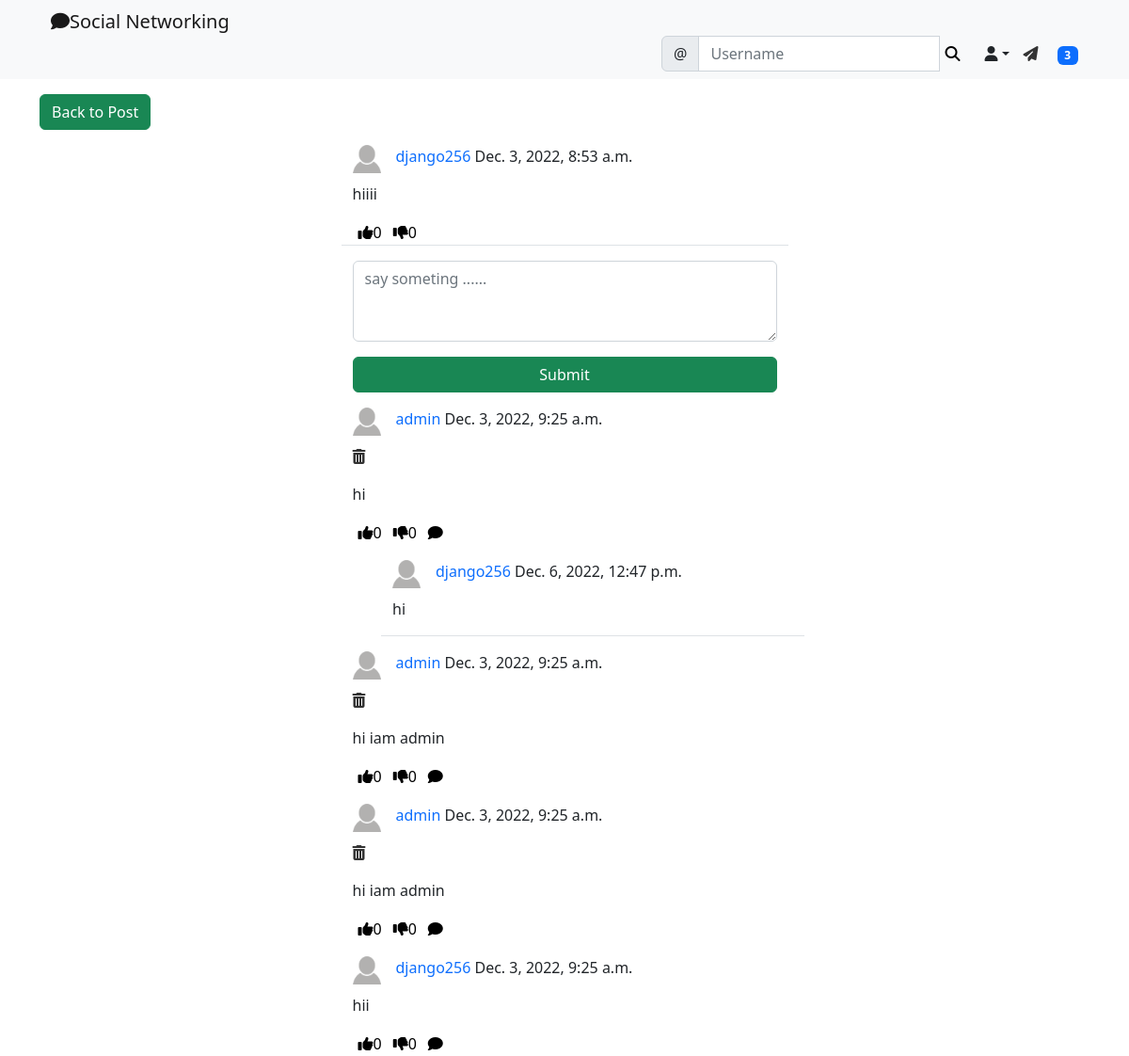
The page /social/post/4 (signed in) on the database its author committed.
### social_appe/models.py (models this page shows)
class Post(models.Model):
    body=models.TextField()
    image=models.ImageField(upload_to='upload/post_pictures',blank=True,null=True)
    created_on=models.DateTimeField(default=timezone.now())
    author=models.ForeignKey(User,on_delete=models.CASCADE)
    likes=models.ManyToManyField(User,blank=True,related_name='likes')
    dislikes=models.ManyToManyField(User,blank=True,related_name='dislikes')

class UserProfile(models.Model):
    user=models.OneToOneField(User,primary_key=True,verbose_name='user',related_name='profile',on_delete=models.CASCADE)
    name=models.CharField(max_length=30,blank=True,null=True)
    bio=models.TextField(max_length=500,blank=True,null=True)
    birth_date=models.DateField(null=True,blank=True)
    location=models.CharField(max_length=100,null=True,blank=True)
    picture=models.ImageField(upload_to='upload/profile_pictures',default='uploads/profile_pictures/default.png')
    followers=models.ManyToManyField(User,related_name='followers',blank=True)

class Comment(models.Model):
    comment=models.TextField()
    created_on=models.DateTimeField(default=timezone.now())
    author=models.ForeignKey(User,on_delete=models.CASCADE)
    post=models.ForeignKey(Post,on_delete=models.CASCADE)
    likes = models.ManyToManyField(User, blank=True, related_name='comment_likes')
    dislikes = models.ManyToManyField(User, blank=True, related_name='comment_dislikes')
    parent=models.ForeignKey('self',on_delete=models.CASCADE,blank=True,null=True,related_name='+')
    @property
    def children(self):
        return Comment.objects.filter(parent=self).order_by('-created_on').all()
    @property
    def is_parent(self):
        if self.parent is None:
            return True
        return False

### social_appe/views.py (the view, shortened to what this page needs)
# urls.py: path('post/<int:pk>',PostDetailView.as_view(),name="post_details"),
class PostDetailView(LoginRequiredMixin,View):
    def get(self,request,pk,*args,**kwargs):
        post=Post.objects.get(pk=pk)
        form=CommentForm()
        comments = Comment.objects.filter(post=post).order_by('-created_on')
        content={
            'post':post,
            'form':form,
            'comments': comments
        }
        return render(request,'social_appe/post_details.html',content)

### social_appe/forms.py
class CommentForm(forms.ModelForm):
    comment=forms.CharField(
        label="",
        widget=forms.Textarea(
            attrs={
                'rows':3,
                'placeholder':'say someting ......',
                'class':'form-control'
            }
        )
    )
    class Meta:
        model = Comment
        fields = ['comment']

### landing/templatetags/custom_tags.py (called while the page is built)
@register.inclusion_tag('social_appe/show_notifications.html', takes_context=True)
def show_notifications(context):
	request_user = context['request'].user
	notifications = Notification.objects.filter(to_user=request_user).exclude(user_has_seen=True).order_by('-date')
	return {'notifications': notifications}

### social_appe/templates/social_appe/post_details.html (shortened to what this page needs)
{% extends 'landing/base.html' %}
{% load crispy_forms_tags %}
{% block content %}
    <div class="container">
    <div class="row  mt-3">
        <div class="col-md-5 col-sm-12 ">
            <a href="{% url 'post_list' %}" class="btn btn-success">Back to Post</a>
        </div>
    </div>
    <div class="row justify-content-center mt-3">
        <div class="col-md-5 col-sm-12 border-bottom">
             <div>
                <a href="{% url 'profile' post.author.profile.pk %}">
                    <img src="{{ post.author.profile.picture.url }}" class="round-circle post_img" height="30" width="30" />
                </a>
                <p class="post-test">
                    <a style="text-decoration: none" class="text-primary" href="{% url 'profile' post.author.profile.pk %}">
                        {{ post.author }}</a> {{ post.created_on }}
                </p>
            </div>
            <p>{{ post.body }}</p>
        <div class="d-flex flex-row">
                <form method="post" action="{% url 'like' post.pk %}" >
                    <button class="remove_default_btn" type="submit">
                        <i class="fa fa-thumbs-up mr-1"></i><span>{{ post.likes.all.count }}</span>
                    </button>
                </form>
                <form method="post" action="{% url 'dislike' post.pk %}" >
                    <button class="remove_default_btn" type="submit">
                        <i class="fa fa-thumbs-down mr-1"></i><span>{{ post.dislikes.all.count }}</span>
                    </button>
                </form>
            </div>
        </div>
    </div>
    <div class="row justify-content-center mt-3">
        <div class="col-md-5 col-sm-12 ">
           <form method="post">
               {{ form | crispy }}
            <div class="d-grid gap-2">
                <button class="btn btn-success mt-3">Submit</button>
            </div>
           </form>
        </div>
    </div>
        {% for comment in comments %}
            {% if comment.is_parent %}
        <div class="row justify-content-center mt-3">
            <div class="col-md-5 col-sm-12 ">
             <div>
                <a href="{% url 'profile' comment.author.profile.pk %}">
                    <img src="{{ comment.author.profile.picture.url }}" class="round-circle post_img" height="30" width="30" />
                </a>
                <p class="post-test">
                    <a style="text-decoration: none" class="text-primary" href="{% url 'profile' comment.author.profile.pk %}">
                        {{ comment.author }}</a> {{ comment.created_on }}
                </p>
            </div>
                <p>
                    {% if request.user == comment.author %}
                        <a href="{% url 'comment_delete' post.pk comment.pk %}" style="color: #333333"><i class=" fa fa-trash"></i></a>
                    {% endif %}
                </p>
                <p>{{ comment.comment }}</p>
                <div class="d-flex flex-row">
                    <form method="post" action="{% url 'comment_like' post.pk comment.pk %}" >
                        <button class="remove_default_btn" type="submit">
                            <i class="fa fa-thumbs-up mr-1"></i><span>{{ comment.likes.all.count }}</span>
                        </button>
                    </form>
                    <form method="post" action="{% url 'comment_dislike' post.pk comment.pk %}" >
                        <button class="remove_default_btn" type="submit">
                            <i class="fa fa-thumbs-down mr-1"></i><span>{{ comment.dislikes.all.count }}</span>
                        </button>
                    </form>
                    <div>
                        <button class="remove_default_btn"><i class="fa fa-comment" onclick="CommentReplayToggle('{{ comment.pk }}')"></i> </button>
                    </div>
                </div>
            </div>
        </div>
                {% for chaild_comment in comment.children %}
                <div class="row justify-content-center mt-3 mb-3 chaild_comment" style="margin-left: 3rem">
                <div class="col-md-5 col-sm-12 border-bottom">
                     <div>
                            <a href="{% url 'profile' chaild_comment.author.profile.pk %}">
                                <img src="{{ chaild_comment.author.profile.picture.url }}" class="round-circle post_img" height="30" width="30" />
                            </a>
                            <p class="post-test">
                                <a style="text-decoration: none" class="text-primary" href="{% url 'profile' comment.author.profile.pk %}">
                                    {{ chaild_comment.author }}</a> {{ chaild_comment.created_on }}
                            </p>
                    </div>
                    <p>{{ chaild_comment.comment }}</p>
                </div>
                </div>
                {% endfor %}
            {% endif %}
    {% endfor %}
    </div>
{% endblock content %}

### static/css/styles.css (style rules this page uses)
.remove_default_btn { border: none; box-shadow: none; background-color: transparent; }
.post_img { float: left; margin-right: 1rem; }

### rows shown on the page
Post: author.profile.picture (placeholder picture), author "django256", created_on "Dec. 3, 2022, 8:53 a.m.", body "hiiii", likes.all.count "0", dislikes.all.count "0"
Comment: author.profile.picture (placeholder picture), author "admin", created_on "Dec. 3, 2022, 9:25 a.m.", comment "hi", likes.all.count "0", dislikes.all.count "0"
Comment: author.profile.picture (placeholder picture), author "django256", created_on "Dec. 6, 2022, 12:47 p.m.", comment "hi"
Comment: author.profile.picture (placeholder picture), author "admin", created_on "Dec. 3, 2022, 9:25 a.m.", comment "hi iam admin", likes.all.count "0", dislikes.all.count "0"
Comment: author.profile.picture (placeholder picture), author "admin", created_on "Dec. 3, 2022, 9:25 a.m.", comment "hi iam admin", likes.all.count "0", dislikes.all.count "0"
Comment: author.profile.picture (placeholder picture), author "django256", created_on "Dec. 3, 2022, 9:25 a.m.", comment "hii", likes.all.count "0", dislikes.all.count "0"

### other values the page prints
{{ notifications.count }} "3"
